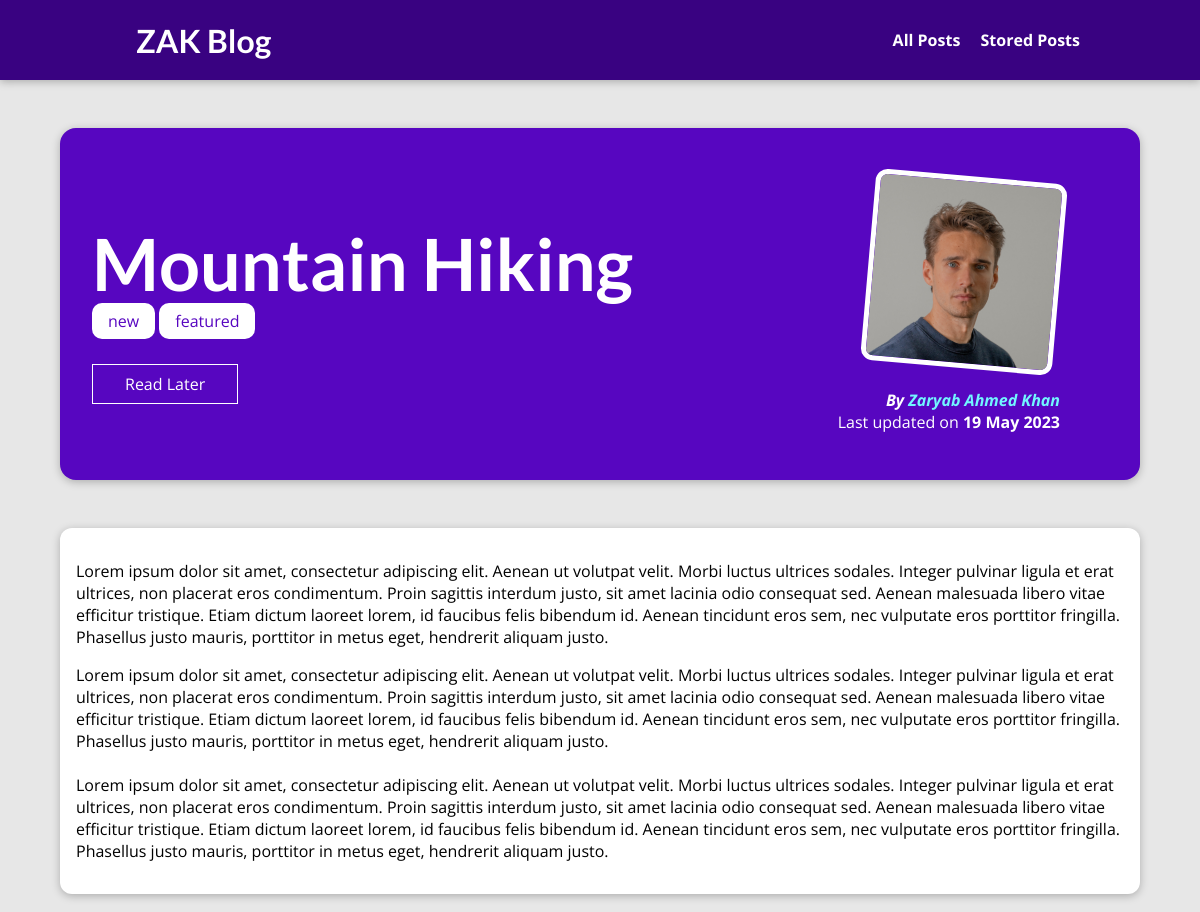
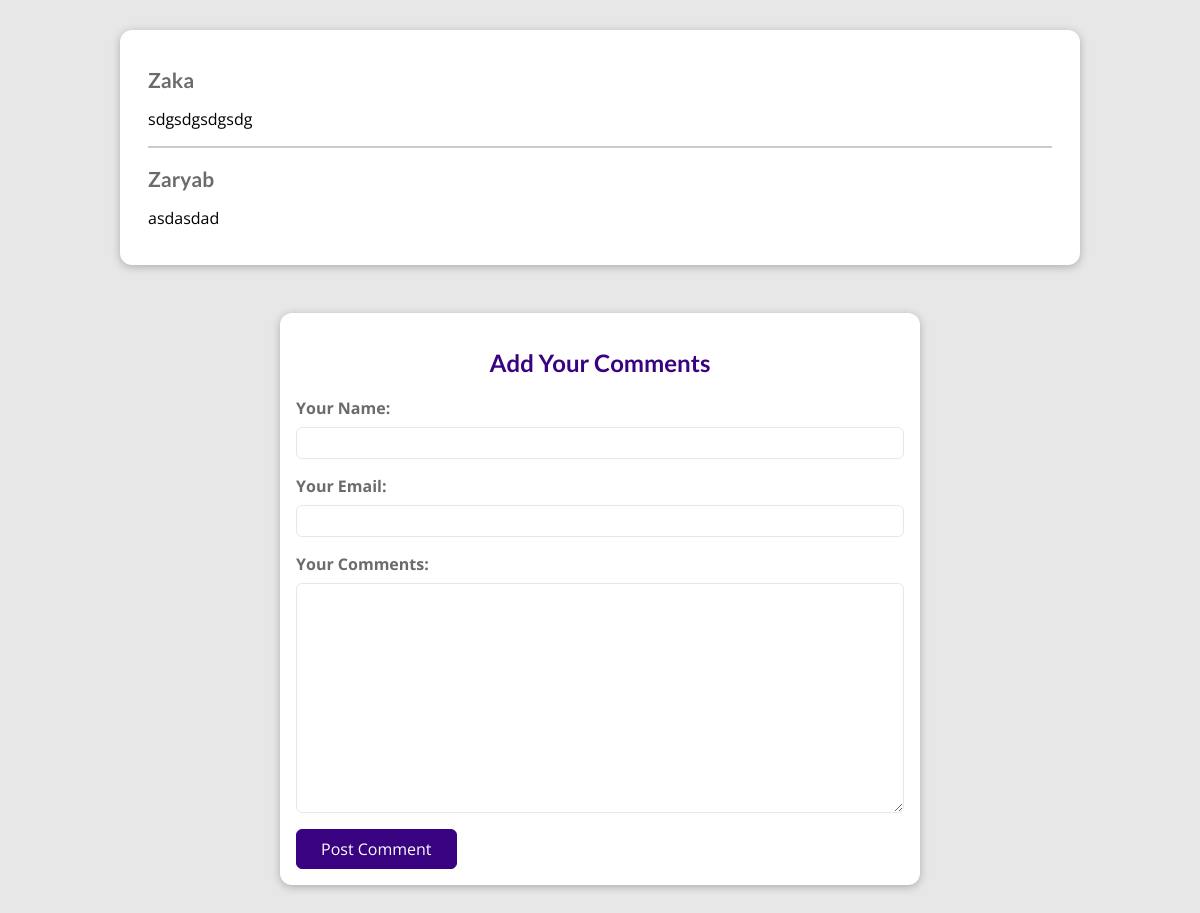
The app's page /posts/mountain-hiking with its own data (2 pictures, top to bottom).
### blog/models.py (models this page shows, shortened)
class Blog(models.Model):
    image = models.ImageField(upload_to="posts", null=True)
    date = models.DateField(auto_now=True)
    title = models.CharField(max_length=50)
    excerpt = models.CharField(max_length=200)
    content = models.TextField(max_length=5000, validators=[
                               MinLengthValidator(100)])
    slug = models.SlugField(default="", blank=True,
                            null=False, db_index=True, unique=True)
    author = models.ForeignKey(Author, null=True, on_delete=models.SET_NULL,)
    tags = models.ManyToManyField(Tag)

class Tag(models.Model):
    name = models.CharField(max_length=20, default="new", null=False)

class Author(models.Model):
    first_name = models.CharField(max_length=50)
    last_name = models.CharField(max_length=50)
    email_address = models.EmailField(blank=True, null=True)
    def full_name(self):
        return f"{self.first_name} {self.last_name}"
    def __str__(self):
        return self.full_name()

class Comment(models.Model):
    user_name = models.CharField(max_length=50)
    user_email = models.EmailField(max_length=254)
    text = models.TextField(max_length=400)
    post = models.ForeignKey(Blog,
                             on_delete=models.CASCADE, related_name="comments")

### blog/views.py (the view, shortened to what this page needs)
class PostDetailView(View):
    def is_stored_post(self, request, post_id):
        stored_posts = request.session.get("stored_posts")
        if stored_posts is not None:
            is_saved_for_later = int(post_id) in stored_posts
        else:
            is_saved_for_later = False
        return is_saved_for_later
    def get(self, request, slug):
        post = Blog.objects.get(slug=slug)
        context = {
            "post": post,
            "post_tags": post.tags.all(),
            "comment_form": CommentForm(),
            "comments": post.comments.all().order_by("-id"),
            "saved_for_later": self.is_stored_post(request, post.id)
        }
        return render(request, "blog/post-detail.html", context)

### blog/forms.py
class CommentForm(forms.ModelForm):
    class Meta:
        model = Comment  # form based on Comment model
        exclude = ["post"]  # include all field except "post"
        labels = {  # setting custom label names
            "user_name": "Your Name",
            "user_email": "Your Email",
            "text": "Your Comments"
        }

### blog/templates/blog/post-detail.html (shortened to what this page needs)
{% extends 'base.html' %}
{% load static %}
{% block css_files %}
<link rel="stylesheet" href="{% static 'blog/post-detail.css' %}"/>
{% endblock  %}
{% block content %}
<section id="summary">
    <h2>{{post.title}}</h2>
    <div>
    {% for tag in post_tags %}
        <span class="tag">{{tag.name}}</span>
    {% endfor %}
    </div>
    <div id="read-later">
        <form action="{% url 'read-later' %}" method="POST">
            <button>
                {% if saved_for_later %}
                    Remove from Read Later
                {% else %}
                    Read Later
                {% endif %}
            </button>
        </form>
    </div>
    <article>
        <img src="{{post.image.url}}" alt={{post.title}}/>
        <address>By <a href="mailto:{{post.author.email}}">{{post.author|title}}</a></address>
        <div>
            Last updated on <time>{{post.date|date:"d  M Y"}}</time>
        </div>
    </article>
</section>
<main>
  <p> {{post.content|linebreaks}}<p>
</main>
<section id="comments">
    <ul>
        {% for comment in comments %}
        <li>
            <h2>{{comment.user_name}}</h2>
            <p>{{comment.text|linebreaks}}</p>
        </li>
        {% endfor %}
    </ul>
</section>
<section id="comment_form">
    <h2>Add Your Comments</h2>
    <form  action="{% url 'post-detail' post.slug %}" method="POST">
        {% for form_field in comment_form %}
        <div class="form-control {% if form_field.errors %}invalid{% endif %}">
            {{form_field.label_tag}}
            {{form_field}}
        </div>
        {% endfor %}
        <button>Post Comment</button>
    </form>
</section>
{% endblock %}

### static/app.css (style rules this page uses)
* { box-sizing: border-box; }
html { font-family: 'Open Sans', 'Lato', sans-serif; }
body { margin: 0; }
h1, h2, h3 { font-family: 'Lato', sans-serif; font-weight: bold; }

### blog/static/blog/post-detail.css (style rules this page uses)
body { background-color: #e7e7e7; }
#summary { margin: 8rem auto 3rem auto; padding: 2rem; width: 90%; max-width: 90rem; border-radius: 16px; background-color: #5706c0; position: relative; box-shadow: 0 2px 8px rgba(0, 0, 0, 0.25); height: 22rem; }
#summary h2 { color: white; font-size: 4.5rem; margin-bottom: 0.25rem; }
#summary article { position: absolute; top: 2rem; right: 3rem; padding: 1rem 2rem; border-radius: 12px; text-align: right; color: white; }
#summary article img { width: 12rem; height: 12rem; border-radius: 12px; transform: rotateZ(5deg); border: 5px solid white; margin-bottom: 1rem; }
#summary address { font-weight: bold; }
#summary a { color: #72f6ff; text-decoration: none; }
#summary time { font-weight: bold; }
main { width: 90%; max-width: 90rem; margin: 3rem auto; background-color: white; padding: 1rem; border-radius: 12px; box-shadow: 0 2px 8px rgba(0, 0, 0, 0.25); }
.tag { background-color: white; color: #5706c0; padding: 7px 16px; border-radius: 10px; }
#comment_form { margin: 3rem auto; width: 90%; max-width: 40rem; border-radius: 12px; background-color: white; box-shadow: 0 2px 8px rgba(0, 0, 0, 0.25); padding: 1rem; }
#comment_form h2 { color: #390281; font-weight: bold; text-align: center; }
.form-control { margin-bottom: 1rem; }
.form-control label { font-weight: bold; margin-bottom: 0.5rem; display: block; color: #6b6b6b; }
.form-control input, .form-control textarea { display: block; width: 100%; font: inherit; padding: 0.25rem; border-radius: 6px; border: 1px solid #e7e7e7; }
#comment_form button { font: inherit; background-color: #390281; color: white; border: 1px solid #390281; padding: 0.5rem 1.5rem; border-radius: 6px; cursor: pointer; }
#comments { margin: 3rem auto; width: 90%; max-width: 60rem; border-radius: 12px; background-color: white; box-shadow: 0 2px 8px rgba(0, 0, 0, 0.25); padding: 1.25rem 1.75rem; }
#comments ul { list-style: none; margin: 0; padding: 0; }
#comments li { margin-bottom: 1rem; border-bottom: 2px solid #ccc; }
#comments li:last-of-type { border-bottom: none; }
#comments h2 { color: #6b6b6b; font-size: 1.3rem; margin-bottom: 0; padding-bottom: 0; }
#comments p { padding-top: 0; }
#read-later { margin: 2rem 0; }
#read-later button { background-color: transparent; border: 1px solid white; padding: 0.5rem 2rem; font: inherit; color: white; cursor: pointer; }

### records on screen
Blog: title "Mountain Hiking", image (picture), author "Zaryab Ahmed Khan", date "19 May 2023", content "Lorem ipsum dolor sit amet, consectetur adipiscing elit. Aenean ut volutpat velit. Morbi luctus ultrices sodales. Integer pulvinar ligula et erat ultrices, non placerat eros condimentum. Proin sagittis interdum justo, sit amet lacinia odio consequat sed. Aenean malesuada libero vitae efficitur tristique. Etiam dictum laoreet lorem, id faucibus felis bibendum id. Aenean tincidunt eros sem, nec vulputate eros porttitor fringilla. Phasellus justo mauris, porttitor in metus eget, hendrerit aliquam justo. Lorem ipsum dolor sit amet, consectetur adipiscing elit. Aenean ut volutpat velit. Morbi luctus ultrices sodales. Integer pulvinar ligula et erat ultrices, non placerat eros condimentum. Proin…"
Tag: name "new"
Tag: name "featured"
Comment: user_name "Zaka", text "sdgsdgsdgsdg"
Comment: user_name "Zaryab", text "asdasdad"
